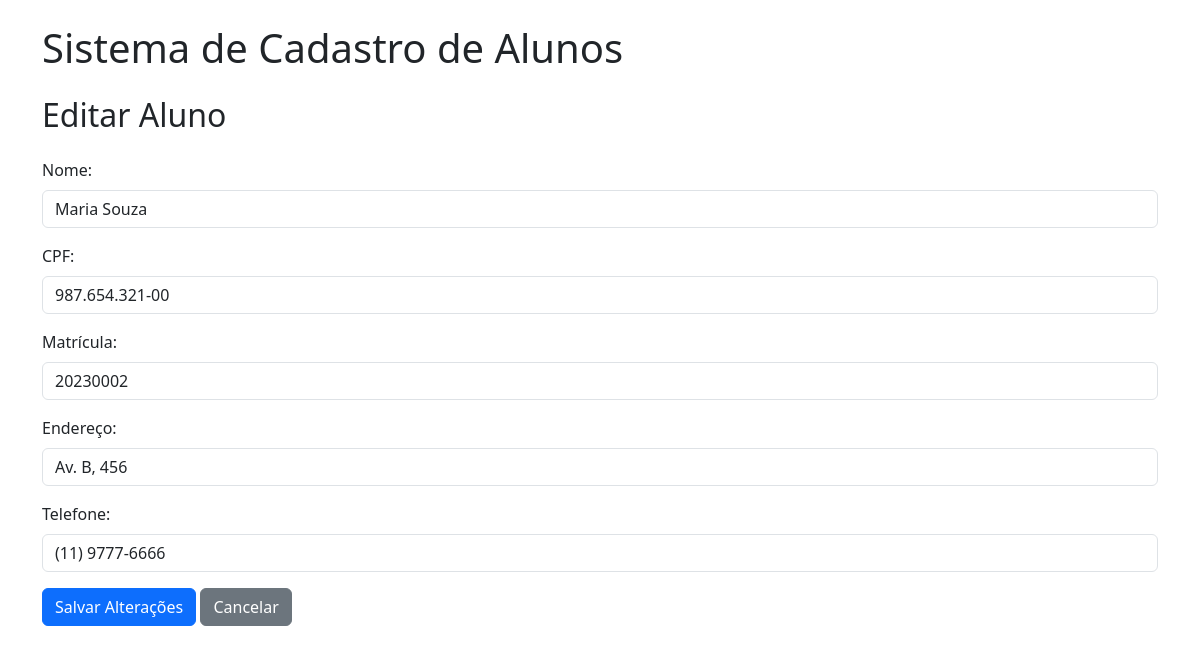
The app's page /editar/2 with its own data.
### models.py (models this page shows, shortened)
class Aluno(db.Model):
    id = db.Column(db.Integer, primary_key=True)
    nome = db.Column(db.String(100), nullable=False)
    cpf = db.Column(db.String(14), unique=True, nullable=False)
    matricula = db.Column(db.String(20), unique=True, nullable=False)
    endereco = db.Column(db.String(200), nullable=False)
    telefone = db.Column(db.String(20), nullable=False)

### app.py (the view, shortened to what this page needs)
@app.route('/editar/<int:id>', methods=['GET', 'POST'])
def editar(id):
    aluno = Aluno.query.get_or_404(id)
    return render_template('editar.html', aluno=aluno)

### templates/editar.html
{% extends "base.html" %}
{% block content %}
    <h2 class="mb-4">Editar Aluno</h2>
    <form method="POST" action="{{ url_for('editar', id=aluno.id) }}">
        <div class="mb-3">
            <label for="nome" class="form-label">Nome:</label>
            <input type="text" class="form-control" id="nome" name="nome" value="{{ aluno.nome }}" required>
        </div>
        <div class="mb-3">
            <label for="cpf" class="form-label">CPF:</label>
            <input type="text" class="form-control" id="cpf" name="cpf" value="{{ aluno.cpf }}" required>
        </div>
        <div class="mb-3">
            <label for="matricula" class="form-label">Matrícula:</label>
            <input type="text" class="form-control" id="matricula" name="matricula" value="{{ aluno.matricula }}" required>
        </div>
        <div class="mb-3">
            <label for="endereco" class="form-label">Endereço:</label>
            <input type="text" class="form-control" id="endereco" name="endereco" value="{{ aluno.endereco }}" required>
        </div>
        <div class="mb-3">
            <label for="telefone" class="form-label">Telefone:</label>
            <input type="text" class="form-control" id="telefone" name="telefone" value="{{ aluno.telefone }}" required>
        </div>
        <button type="submit" class="btn btn-primary">Salvar Alterações</button>
        <a href="{{ url_for('index') }}" class="btn btn-secondary">Cancelar</a>
    </form>
{% endblock %}

### records on screen
Aluno: nome "Maria Souza", cpf "987.654.321-00", matricula "20230002", endereco "Av. B, 456", telefone "(11) 9777-6666"
